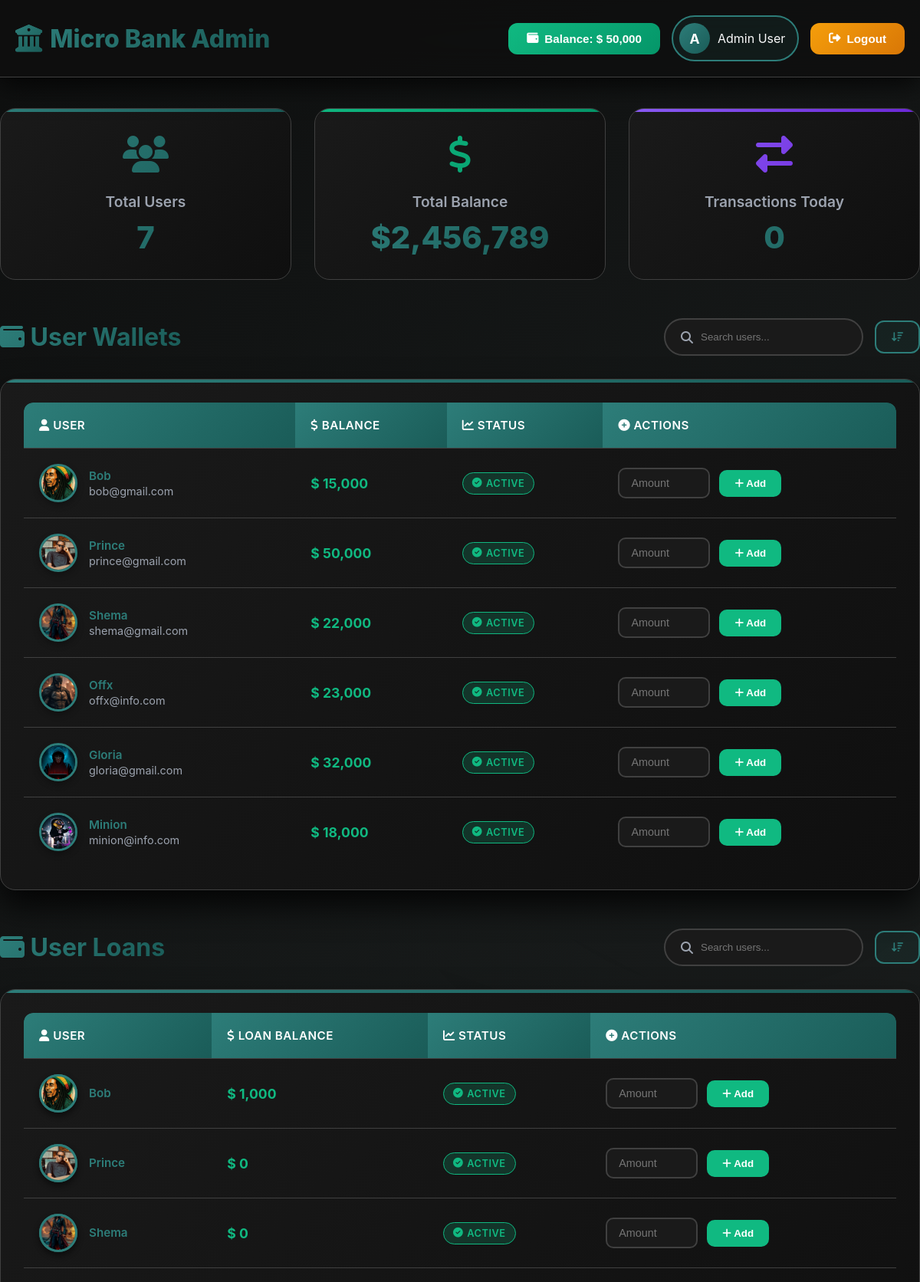
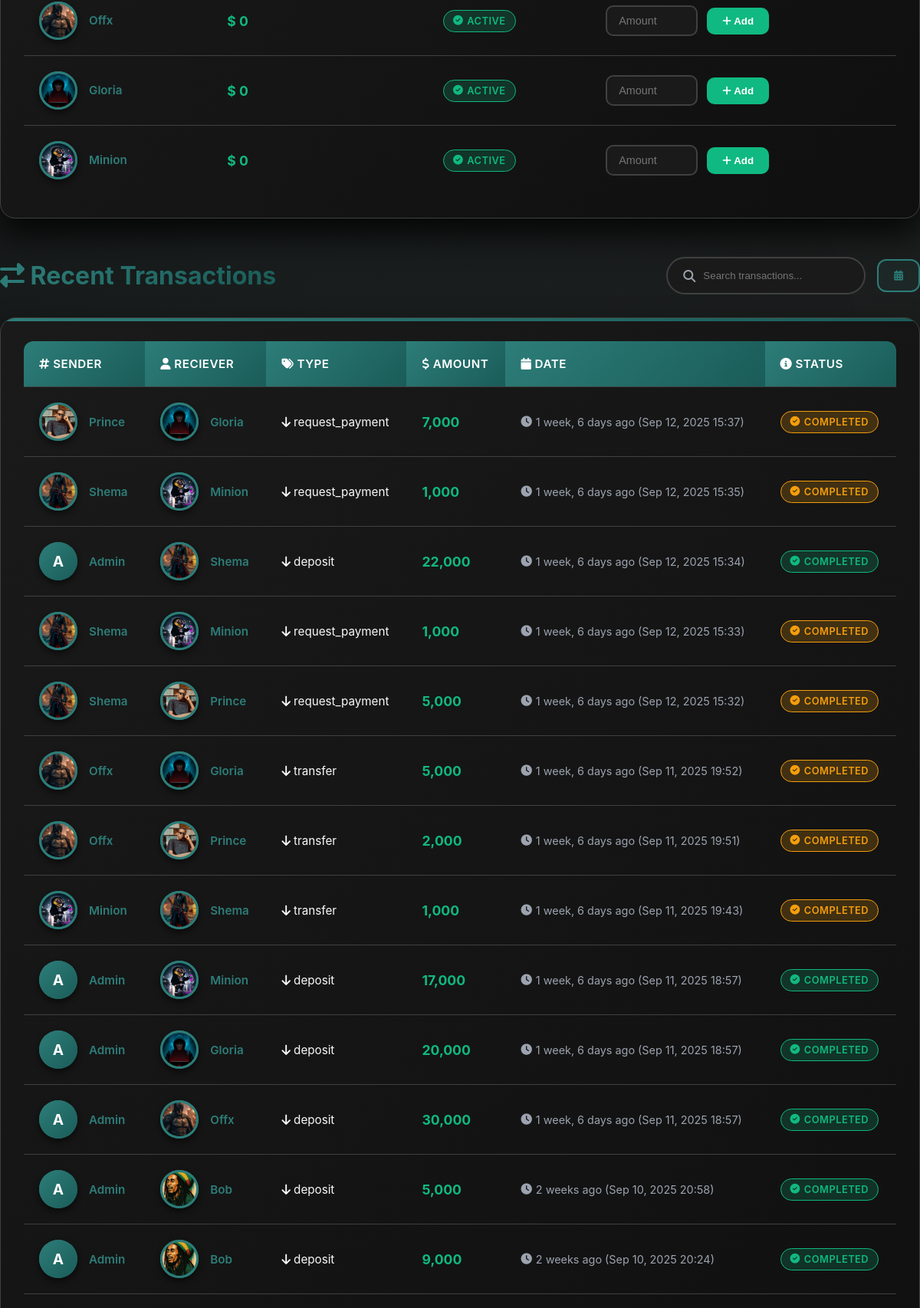
Page /admin-dashboard (signed in, upper part) on the committed database (2 pictures, top to bottom).
### bank/models.py (models this page shows, shortened)
class UserWallet(models.Model):
    user = models.OneToOneField(User, on_delete=models.CASCADE)
    balance = models.DecimalField(max_digits=15, decimal_places=2, default=0)
    loan_balance = models.DecimalField(max_digits=15, decimal_places=2, default=0)

class UserProfile(models.Model):
    user= models.OneToOneField(User, on_delete=models.CASCADE)
    phone= models.CharField(max_length=100)
    profile= models.ImageField(upload_to='images' ,blank=True, null=True)
    added_at= models.DateField(auto_now_add=True)

class Transactions(models.Model):
    PURPOSE_CHOICES = [
        ("deposit", "Deposit"),
        ("loan", "Loan"),
        ("transfer", "Transfer"),
        ("request_payment", "Request Payment"),
    ]
    sender = models.ForeignKey(User, on_delete=models.CASCADE, related_name="sent_transactions", null=True, blank=True)
    receiver = models.ForeignKey(User, on_delete=models.CASCADE, related_name="received_transactions")
    amount = models.DecimalField(max_digits=15, decimal_places=2)
    transaction_at = models.DateTimeField(auto_now_add=True)
    purpose = models.CharField(max_length=20, choices=PURPOSE_CHOICES, default="deposit")

### bank/views.py (the view)
# urls.py: path('admin-dashboard',views.admin_dashboards, name='admin'),
@login_required
def admin_dashboards(request):
    wallets = UserWallet.objects.all()
    transactions = Transactions.objects.all().order_by('-transaction_at')
    today = timezone.now().date()
    trans = Transactions.objects.filter(transaction_at__date=today).count()
    profiles = UserProfile.objects.all()
    users = User.objects.all().count()
    user_wallet= get_object_or_404(UserWallet, user=request.user)
    context = {
        'users': users,
        'user_wallet': user_wallet,
        'wallets': wallets,
        'trans': trans,
        'transactions': transactions,
        'profiles': profiles
    }
    return render(request, 'bank/admin.html', context)

### bank/templates/bank/admin.html (shortened to what this page needs)
<!DOCTYPE html>
<html lang="en">
<head>
    <link rel="stylesheet" href="https://cdnjs.cloudflare.com/ajax/libs/font-awesome/6.5.0/css/all.min.css">
</head>
<body>
    {% load humanize%}
<header class="header">
    <div class="container nav">
        <a href="#" class="logo">
            <i class="fas fa-university"></i>
            Micro Bank Admin
        </a>
        <div class="nav-links">
            <button class="btn btn-balance" onclick="openBalanceModal()">
                <i class="fas fa-wallet"></i>
                Balance: $ {{user_wallet.balance|floatformat:"-2"|intcomma }}
            </button>
            <a href="#" class="user-profile-btn" onclick="openUserModal()">
                <div class="user-avatar-placeholder">
                    A
                </div>
                <span>Admin User</span>
            </a>
            <a href="{% url 'login' %}">
            <button class="btn btn-logout" onclick="logout()">
                <i class="fas fa-sign-out-alt"></i>
                Logout
            </button>
            </a>
        </div>
    </div>
</header>
<div class="container main-content">
    {%load humanize %}
    <div class="stats-grid">
        <div class="stat-card" onclick="animateCard(this)">
            <div class="stat-icon">
                <i class="fas fa-users"></i>
            </div>
            <div class="stat-title">Total Users</div>
            <div class="stat-value" id="totalUsers">{{users}}</div>
        </div>
        <div class="stat-card" onclick="animateCard(this)">
            <div class="stat-icon">
                <i class="fas fa-dollar-sign"></i>
            </div>
            <div class="stat-title">Total Balance</div>
            <div class="stat-value" id="totalBalance">$2,456,789</div>
        </div>
        <div class="stat-card" onclick="animateCard(this)">
            <div class="stat-icon">
                <i class="fas fa-exchange-alt"></i>
            </div>
            <div class="stat-title">Transactions Today</div>
            <div class="stat-value" id="transactionsToday">{{trans}}</div>
        </div>
    </div>
    <div class="section-header">
        <div class="section-title">
            <h2><i class="fas fa-wallet"></i> User Wallets</h2>
        </div>
        <div class="section-controls">
            <div class="search-box">
                <i class="fas fa-search"></i>
                <input type="text" placeholder="Search users..." id="walletSearch" oninput="filterTable('wallets-table', this.value)">
            </div>
            <button class="filter-btn" onclick="sortTable('wallets-table', 2)">
                <i class="fas fa-sort-amount-down"></i>
            </button>
        </div>
    </div>
    <div class="table-container">
        <div class="table-wrapper">
            <table>
                <thead>
                    <tr>
                        <th onclick="sortTable('wallets-table', 0)"><i class="fas fa-user"></i> User</th>
                        <th onclick="sortTable('wallets-table', 2)"><i class="fas fa-dollar-sign"></i> Balance</th>
                        <th onclick="sortTable('wallets-table', 3)"><i class="fas fa-chart-line"></i> Status</th>
                        <th onclick="sortTable('wallets-table', 4)"><i class="fas fa-plus-circle"></i> Actions</th>
                    </tr>
                </thead>
                <tbody id="wallets-table">
                    {% for profile in profiles%}
                    <tr>
                        <td>
                            <div class="user-info">
                                {% if profile.profile %}
                                    <img src="{{profile.profile.url}}" alt="{{profile.user.username}}" class="profile-pic">
                                {% else %}
                                    <div class="profile-pic-placeholder">
                                        {{profile.user.username|slice:":1"|upper}}
                                    </div>
                                {% endif %}
                                <div class="user-details">
                                    <div class="username">{{profile.user.username}}</div>
                                    <div class="email">{{profile.user.email}}</div>
                                </div>
                            </div>
                        </td>
                        <td><div class="amount positive">$ {{profile.user.userwallet.balance|floatformat:"-2"|intcomma }}</div></td>
                        <td><span class="status-badge status-completed"><i class="fas fa-check-circle"></i> Active</span></td>
                        <td>
                            <form class="form-inline" method="POST" action="{% url 'add_balance' profile.user.userwallet.id%}">
                                <input type="number" name="amount" min="1" placeholder="Amount" required>
                                <button type="submit">
                                    <i class="fas fa-plus"></i> Add
                                </button>
                            </form>
                        </td>
                    </tr>
                    {%endfor%}
                </tbody>
            </table>
        </div>
    </div>
    <div class="section-header">
        <div class="section-title">
            <h2><i class="fas fa-wallet"></i> User Loans</h2>
        </div>
        <div class="section-controls">
            <div class="search-box">
                <i class="fas fa-search"></i>
                <input type="text" placeholder="Search users..." id="walletSearch" oninput="filterTable('wallets-table', this.value)">
            </div>
            <button class="filter-btn" onclick="sortTable('wallets-table', 2)">
                <i class="fas fa-sort-amount-down"></i>
            </button>
        </div>
    </div>
    <div class="table-container">
        <div class="table-wrapper">
            <table>
                <thead>
                    <tr>
                        <th onclick="sortTable('wallets-table', 0)"><i class="fas fa-user"></i> User</th>
                        <th onclick="sortTable('wallets-table', 2)"><i class="fas fa-dollar-sign"></i> Loan Balance</th>
                        <th onclick="sortTable('wallets-table', 3)"><i class="fas fa-chart-line"></i> Status</th>
                        <th onclick="sortTable('wallets-table', 4)"><i class="fas fa-plus-circle"></i> Actions</th>
                    </tr>
                </thead>
                <tbody id="wallets-table">
                    {% for profile in profiles %}
                    <tr>
                        <td>
                            <div class="user-info">
                                <div class="profile-pic-placeholder">
                                {% if profile.profile %}
                                    <img src="{{profile.profile.url}}" alt="{{profile.user.username}}" class="profile-pic">
                                {% else %}
                                    <div class="profile-pic-placeholder">
                                        {{profile.user.username|slice:":1"|upper}}
                                    </div>
                                {% endif %}
                                </div>
                                <div class="user-details">
                                    <div class="username">{{profile.user.username}}</div>
                                </div>
                            </div>
                        </td>
                        <td><div class="amount positive">$ {{profile.user.userwallet.loan_balance|floatformat:"-2"|intcomma}}</div></td>
                        <td><span class="status-badge status-completed"><i class="fas fa-check-circle"></i> Active</span></td>
                        <td>
                            <form class="form-inline" method="POST" action="{% url 'add_loan' profile.user.userwallet.id %}">
                                <input type="number" name="amounting" min="1" placeholder="Amount" required>
                                <button type="submit">
                                    <i class="fas fa-plus"></i> Add
                                </button>
                            </form>
                        </td>
                    </tr>
                    {% endfor %}
                </tbody>
            </table>
        </div>
    </div>
    <div class="section-header">
        <div class="section-title">
            <h2><i class="fas fa-exchange-alt"></i> Recent Transactions</h2>
        </div>
        <div class="section-controls">
            <div class="search-box">
                <i class="fas fa-search"></i>
                <input type="text" placeholder="Search transactions..." id="transactionSearch" oninput="filterTable('transactions-table', this.value)">
            </div>
            <button class="filter-btn" onclick="sortTable('transactions-table', 4)">
                <i class="fas fa-calendar-alt"></i>
            </button>
        </div>
    </div>
    <div class="table-container">
        <div class="table-wrapper">
            <table>
                <thead>
                    <tr>
                        <th onclick="sortTable('transactions-table', 0)"><i class="fas fa-hashtag"></i> Sender</th>
                        <th onclick="sortTable('transactions-table', 1)"><i class="fas fa-user"></i> Reciever</th>
                        <th onclick="sortTable('transactions-table', 2)"><i class="fas fa-tags"></i> Type</th>
                        <th onclick="sortTable('transactions-table', 3)"><i class="fas fa-dollar-sign"></i> Amount</th>
                        <th onclick="sortTable('transactions-table', 4)"><i class="fas fa-calendar"></i> Date</th>
                        <th onclick="sortTable('transactions-table', 5)"><i class="fas fa-info-circle"></i> Status</th>
                    </tr>
                </thead>
                <tbody id="transactions-table">
                    {% for transaction in transactions %}
                    <tr>
                        <td>
                            <div class="user-info">
                                <div class="profile-pic-placeholder">
                                    {% if transaction.sender and transaction.sender.userprofile.profile %}
                                        <img src="{{ transaction.sender.userprofile.profile.url }}" alt="{{ transaction.sender.username }}" class="profile-pic">
                                    {% else %}
                                        <div class="profile-pic-placeholder">
                                            A
                                        </div>
                                    {% endif %}
                                </div>
                                <div class="user-details">
                                     {% if transaction.sender and transaction.sender.username %}
                                    <div class="username">{{transaction.sender.username}}</div>
                                    {%else%}
                                    <div class="username">Admin</div>
                                    {%endif%}
                                </div>
                            </div>
                        </td>
                        <td>
                            <div class="user-info">
                                <div class="profile-pic-placeholder">
                                {% if transaction.receiver.userprofile.profile %}
                                    <img src="{{transaction.receiver.userprofile.profile.url}}" alt="{{transaction.receiver.username}}" class="profile-pic">
                                {% else %}
                                    <div class="profile-pic-placeholder">
                                        {{transaction.receiver.username|slice:":1"|upper|slice:":1"|upper}}
                                    </div>
                                {% endif %}
                                </div>
                                <div class="user-details">
                                    <div class="username">{{transaction.receiver.username}}</div>
                                </div>
                            </div>
                        </td>
                        <td><i class="fas fa-arrow-down text-success"></i> {{transaction.purpose}}</td>
                        <td><div class="amount positive">{{transaction.amount|floatformat:"-2"|intcomma}}</div></td>
                        <td><div class="date"><i class="fas fa-clock"></i> {{transaction.transaction_at|timesince}} ago ({{ transaction.transaction_at|date:"M d, Y H:i" }})</div></td>
                        {% if transaction.purpose == "deposit" %}
                        <td><span class="status-badge status-completed"><i class="fas fa-check-circle"></i> Completed</span></td>
                        {%else%}
                        <td><span class="status-badge status-pending"><i class="fas fa-check-circle"></i> Completed</span></td>
                        {%endif%}
                    </tr>
                    {% endfor %}
                </tbody>
            </table>
        </div>
    </div>
</div>
</body>
</html>

### rows in the picture
UserWallet: balance "50,000"
UserProfile: profile (picture), user.username "Bob", user.email "bob@gmail.com", user.userwallet.balance "15,000", user.userwallet.loan_balance "1,000"
UserProfile: profile (picture), user.username "Prince", user.email "prince@gmail.com", user.userwallet.balance "50,000", user.userwallet.loan_balance "0"
UserProfile: profile (picture), user.username "Shema", user.email "shema@gmail.com", user.userwallet.balance "22,000", user.userwallet.loan_balance "0"
UserProfile: profile (picture), user.username "Offx", user.email "offx@info.com", user.userwallet.balance "23,000", user.userwallet.loan_balance "0"
UserProfile: profile (picture), user.username "Gloria", user.email "gloria@gmail.com", user.userwallet.balance "32,000", user.userwallet.loan_balance "0"
UserProfile: profile (picture), user.username "Minion", user.email "minion@info.com", user.userwallet.balance "18,000", user.userwallet.loan_balance "0"
Transactions: sender.userprofile.profile (picture), receiver.userprofile.profile (picture), shows "COMPLETED"
Transactions: sender.userprofile.profile (picture), receiver.userprofile.profile (picture), shows "COMPLETED"
Transactions: shows "A", shows "Admin", receiver.userprofile.profile (picture), shows "COMPLETED"
Transactions: sender.userprofile.profile (picture), receiver.userprofile.profile (picture), shows "COMPLETED"
Transactions: sender.userprofile.profile (picture), receiver.userprofile.profile (picture), shows "COMPLETED"
Transactions: sender.userprofile.profile (picture), receiver.userprofile.profile (picture), shows "COMPLETED"
Transactions: sender.userprofile.profile (picture), receiver.userprofile.profile (picture), shows "COMPLETED"
Transactions: sender.userprofile.profile (picture), receiver.userprofile.profile (picture), shows "COMPLETED"
Transactions: shows "A", shows "Admin", receiver.userprofile.profile (picture), shows "COMPLETED"
Transactions: shows "A", shows "Admin", receiver.userprofile.profile (picture), shows "COMPLETED"
Transactions: shows "A", shows "Admin", receiver.userprofile.profile (picture), shows "COMPLETED"
Transactions: shows "A", shows "Admin", receiver.userprofile.profile (picture), shows "COMPLETED"
Transactions: shows "A", shows "Admin", receiver.userprofile.profile (picture), shows "COMPLETED"

### other values in the picture
{{ users }} "7"
{{ trans }} "0"
